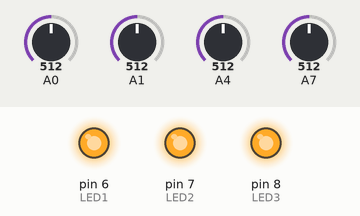
Bench run of a sketch on a simulated Arduino Nano, built with avr-gcc and run on an emulated ATmega328P. Parts: output pins drawn as LEDs (lit = HIGH). The test bench sets the inputs (shaded band); at power-on: A0 = 512, A4 = 512, A1 = 512, A7 = 512. What the sketch prints to the serial monitor is not drawn.

Above: at 5.2 s.
5.3 s: A0 set to 406
8.3 s: A0 set to 383
At 8.9 s:
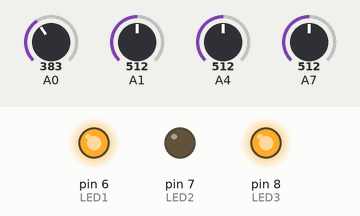
9.8 s: A0 set to 410
At 11.0 s:
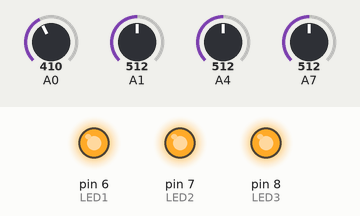
11.3 s: A4 set to 407
14.3 s: A4 set to 384
At 14.7 s:
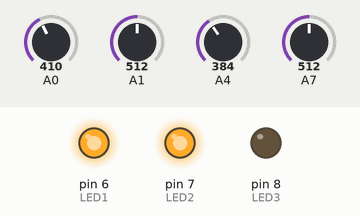
15.8 s: A4 set to 410
At 17.0 s:
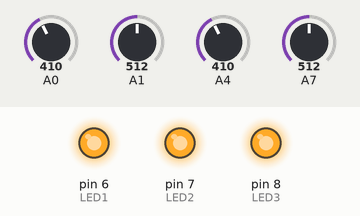
Timing chart, 0 to 18.3 s (numbered marks = the images above; inputs shaded):
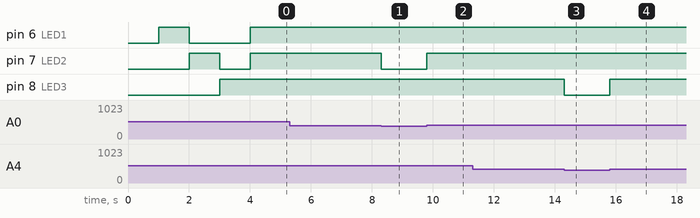

The sketch:

ArtLinePressureSensors.ino
```cpp
//Written by Ammar Qammaz a.k.a. AmmarkoV , GPLv3
//Butterworth filter taken from https://github.com/mrsp/serow/blob/master/src/butterworthLPF.cpp
//ttylog -b 115200 -d /dev/ttyUSB0 | tee results.txt 2>&1
unsigned long initialTime = 0;
unsigned long currentTime = 0;
unsigned long previousTime = 0;


float rate = 250.0;
unsigned int  ADCCooldown=50;
unsigned int  microsecondDelayTime=20;
unsigned int samplesToWaitForBeforeStarting=300;
int alterTheClock=0;
unsigned long samples = 0;
unsigned long deadSamples = 0;

#define LED1 6
#define LED2 7
#define LED3 8

struct ButterWorth
{
  //https://en.wikipedia.org/wiki/Butterworth_filter
  //https://github.com/mrsp/serow/blob/master/src/butterworthLPF.cpp
  float unfilteredValue;
  float filteredValue;
  //-----------
  float  a;
  float  fx;
  float  fs;
  float  a1;
  float  a2;
  float  b0;
  float  b1;
  float  b2;
  float  ff;
  float  ita;
  float  q;
  int  i;
  float  y_p;
  float  y_pp;
  float  x_p;
  float  x_pp;
};

struct ButterWorth readings[3]={0};


void initButterWorth(struct ButterWorth * sensor,float fsampling,float fcutoff)
{
    sensor->fs = fsampling;
    sensor->fx = fcutoff;

    sensor->i   = 0;
    sensor->ff  = (float) sensor->fx/sensor->fs;
    sensor->ita = (float) 1.0/tan((float) 3.14159265359 * sensor->ff);
    sensor->q   = 1.41421356237;
    sensor->b0  = (float) 1.0 / (1.0 + sensor->q*sensor->ita + sensor->ita*sensor->ita);
    sensor->b1  = 2*sensor->b0;
    sensor->b2  = sensor->b0;
    sensor->a1  = 2.0 * (sensor->ita*sensor->ita - 1.0) * sensor->b0;
    sensor->a2  = -(1.0 - sensor->q*sensor->ita + sensor->ita*sensor->ita) * sensor->b0;
    sensor->a   =(float) (2.0*3.14159265359*sensor->ff)/(2.0*3.14159265359*sensor->ff+1.0);
}

float filter(struct ButterWorth * sensor)
{
 float y = sensor->unfilteredValue;
 float out;
 if ((sensor->i>2)&&(1))
       {
        out = sensor->b0 * y + sensor->b1 * sensor->y_p + sensor->b2* sensor->y_pp + sensor->a1 * sensor->x_p + sensor->a2 * sensor->x_pp;
       }
    else
       {
        out = sensor->x_p + sensor->a * (y - sensor->x_p);
        sensor->i=sensor->i+1;
       }

    sensor->y_pp = sensor->y_p;
    sensor->y_p = y;
    sensor->x_pp = sensor->x_p;
    sensor->x_p = out;

    return out;
}


void ledCycle(int positionC)
{
  if (positionC==0)
  {
   digitalWrite(LED1, LOW);
   digitalWrite(LED2, LOW);
   digitalWrite(LED3, LOW);
  } else
  if (positionC==1)
  {
  digitalWrite(LED1, HIGH);
  digitalWrite(LED2, LOW);
  digitalWrite(LED3, LOW);
  } else
  if (positionC==2)
  {
  digitalWrite(LED1, LOW);
  digitalWrite(LED2, HIGH);
  digitalWrite(LED3, LOW);
  } else
  if (positionC==3)
  {
  digitalWrite(LED1, LOW);
  digitalWrite(LED2, LOW);
  digitalWrite(LED3, HIGH);
  }
}

void setup()
{
  // put your setup code here, to run once:
  initButterWorth(&readings[0],250.0,10.0);
  initButterWorth(&readings[1],250.0,10.0);
  initButterWorth(&readings[2],250.0,10.0);


  pinMode(LED1, OUTPUT);
  pinMode(LED2, OUTPUT);
  pinMode(LED3, OUTPUT);

  digitalWrite(LED1, LOW);
  digitalWrite(LED2, LOW);
  digitalWrite(LED3, LOW);

  // start serial port
  Serial.begin(115200);
  ledCycle(0);
  delay(1000);
  ledCycle(1);
  delay(1000);
  ledCycle(2);
  delay(1000);
  ledCycle(3);
  delay(1000);
  ledCycle(0);
}


float readValue(int pin)
{
  analogRead(A1);
  delayMicroseconds(ADCCooldown);
  analogRead(pin);
  float value = analogRead(pin);
  analogRead(A1);
  delayMicroseconds(ADCCooldown);
 return (float) value;
}


void loop()
{
  // put your main code here, to run repeatedly:
  currentTime = millis();

  readings[0].unfilteredValue  = (float) readValue(A7);
  readings[0].filteredValue    = filter(&readings[0]);
  readings[1].unfilteredValue  = (float) readValue(A0);
  readings[1].filteredValue    = filter(&readings[1]);
  readings[2].unfilteredValue  = (float) readValue(A4);
  readings[2].filteredValue    = filter(&readings[2]);


  if (
       (readings[0].unfilteredValue < 400 )  &&
       (readings[1].unfilteredValue < 400 )  &&
       (readings[2].unfilteredValue < 400 )
     )
     {
        if (samples==999) { deadSamples+=1;  }
        ledCycle(deadSamples %4);
     } else
     {
      if (readings[0].unfilteredValue < 400 ) {  digitalWrite(LED1, LOW); } else {  digitalWrite(LED1, HIGH); }
      if (readings[1].unfilteredValue < 400 ) {  digitalWrite(LED2, LOW); } else {  digitalWrite(LED2, HIGH); }
      if (readings[2].unfilteredValue < 400 ) {  digitalWrite(LED3, LOW); } else {  digitalWrite(LED3, HIGH); }
     }

  int showRate=0;
  samples+=1;

  if (samples==samplesToWaitForBeforeStarting)
   {
     previousTime=currentTime;
   }


  if (samples>=samplesToWaitForBeforeStarting)
  {
    float newRate = (float) (1000*(samples-samplesToWaitForBeforeStarting))/(currentTime-previousTime);

    //Truncated
    alterTheClock=1;
    if (samples < samplesToWaitForBeforeStarting+50 ) { alterTheClock=0;  } else //Don't alter the clock
    if (currentTime==previousTime)                    { alterTheClock=0;  } else //Don't alter the clock
    if (currentTime<previousTime)                     { alterTheClock=0;  } else //Don't alter the clock
    {
       rate=newRate;
    }


    if ( (alterTheClock) && (rate<250.0)) { if (microsecondDelayTime>0)    { microsecondDelayTime-=1; } }
    if ( (alterTheClock) && (rate>250.0)) { if (microsecondDelayTime<5000) { microsecondDelayTime+=1; } }

    if (showRate)
       {
         Serial.print(rate);
         Serial.print(" ");
         //Serial.print(microsecondDelayTime);
         //Serial.print(" ");
       }
    Serial.print(readings[0].filteredValue);
    Serial.print(" ");
    Serial.print(readings[1].filteredValue);
    Serial.print(" ");
    Serial.println(readings[2].filteredValue);
  }

  if (samples>=samplesToWaitForBeforeStarting+1000)
  {
    samples = samplesToWaitForBeforeStarting-1;
  }

  delayMicroseconds(microsecondDelayTime);
}
```

Measured:
- the behaviour switches between 400 and 399 on A0 (found by bisection; images 0 and 1)
- the behaviour switches between 400 and 399 on A4 (found by bisection; images 2 and 3)
- after the input at 8.3 s, pin 7 (LED2): HIGH → LOW at once
- after the input at 9.8 s, pin 7 (LED2): LOW → HIGH at once
- after the input at 14.3 s, pin 8 (LED3): HIGH → LOW at once
- after the input at 15.8 s, pin 8 (LED3): LOW → HIGH at once
